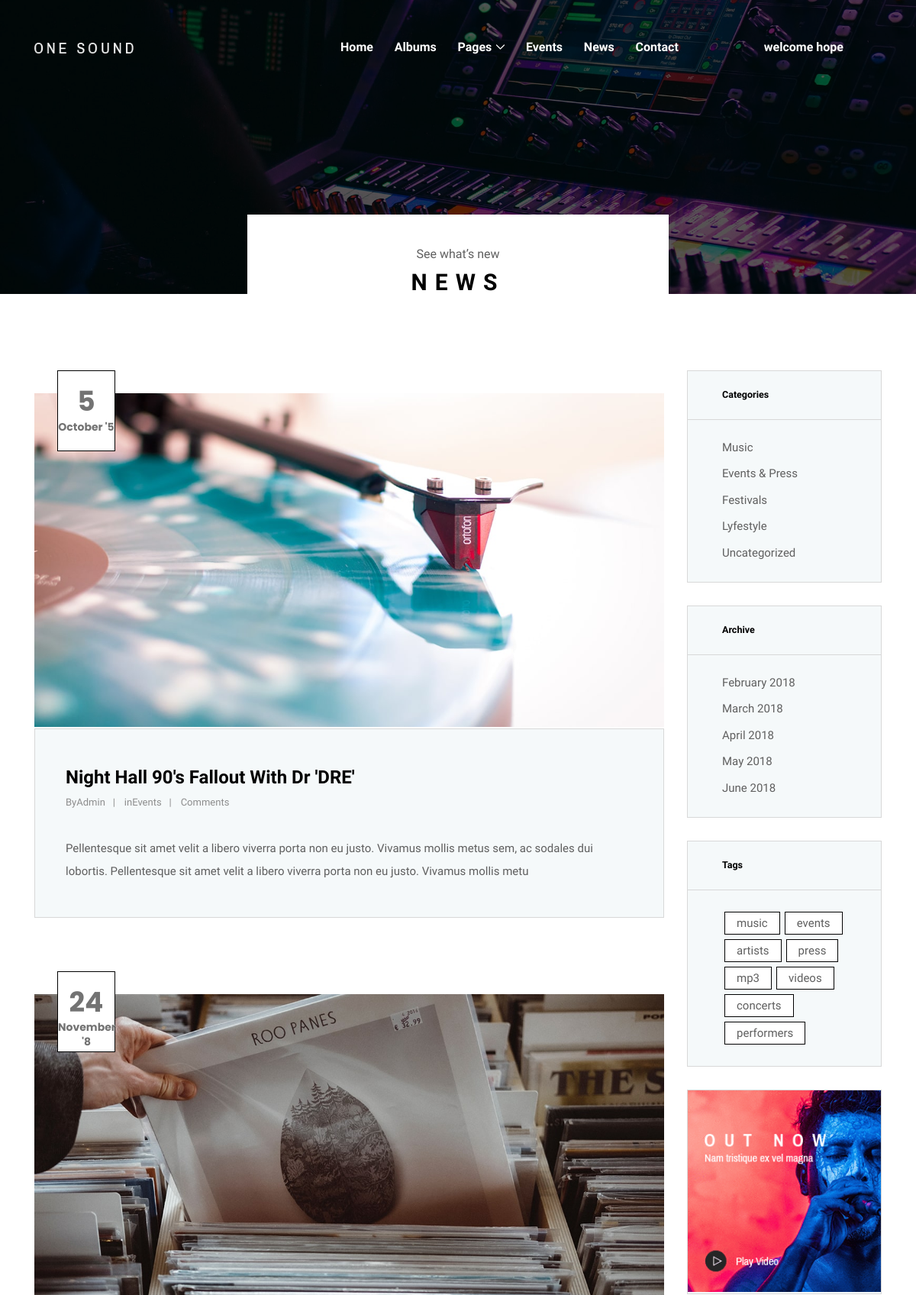
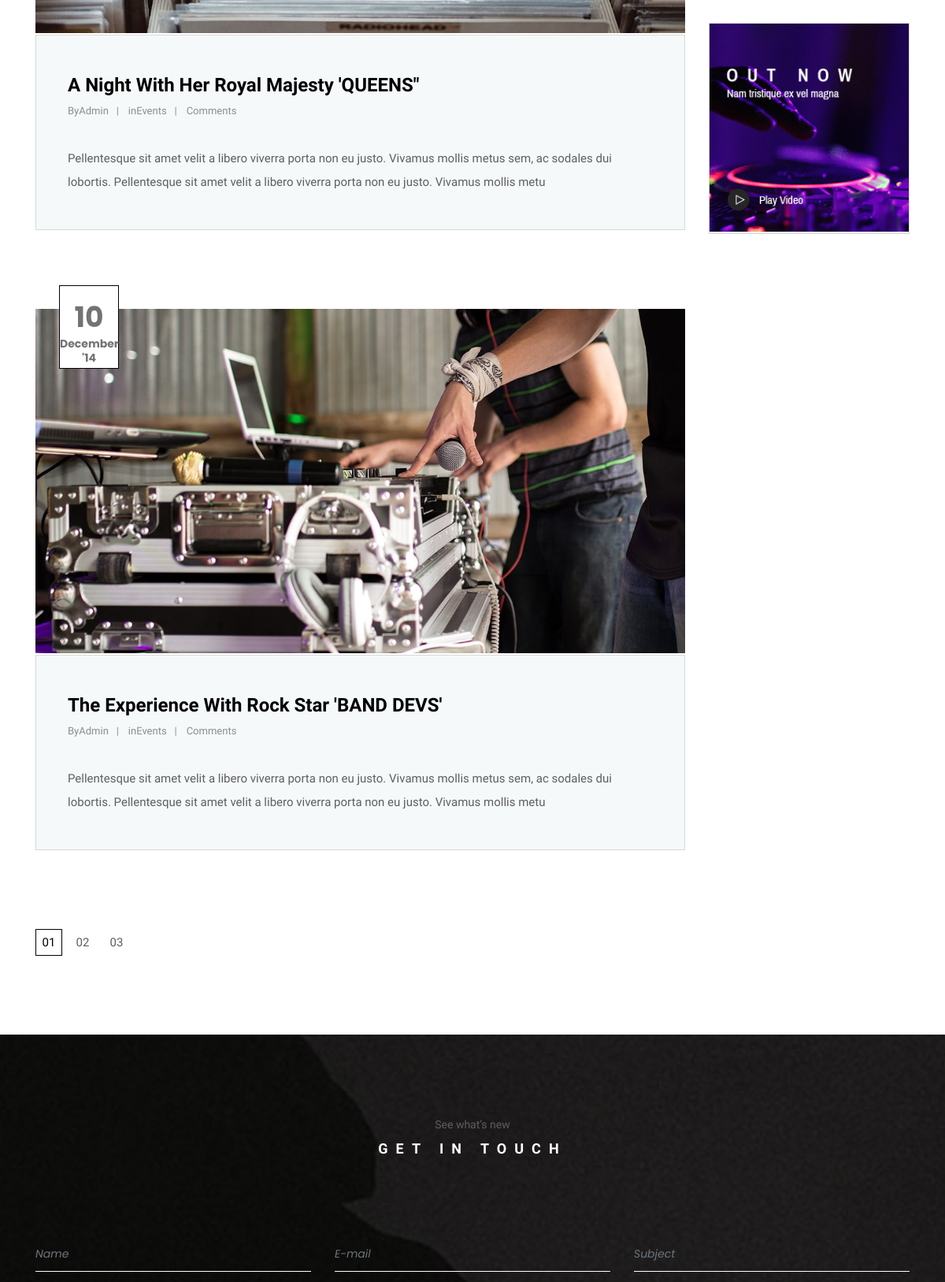
Page /news/ (signed in, upper part) on the committed database (2 pictures, top to bottom).
### music_app/models.py (models this page shows, shortened)
class News(models.Model):
    name = models.CharField(max_length=200, null=True, blank=True)
    image = models.ImageField(upload_to='pics/')
    description = models.TextField(max_length=200, blank=True, null=True)
    day = models.IntegerField(max_length=31, blank=True, null=True)
    month = models.CharField(max_length=200, null=True, blank=True)

### music_app/views.py (the view)
# urls.py: path('news/', views.news, name='news'),
@login_required(login_url='login')
def news(request):
    project = News.objects.all()
    content = {'project': project}
    return render(request, 'projects/blog.html', content)

### music_app/templates/projects/blog.html (shortened to what this page needs)
<!DOCTYPE html>
<html lang="en">
{% extends 'main.html' %}
{% load static %}
{% block content %}
<body>
    <section class="breadcumb-area bg-img bg-overlay" style="background-image: url({% static 'images/bg-img/breadcumb3.jpg' %});">
        <div class="bradcumbContent">
            <p>See what’s new</p>
            <h2>News</h2>
        </div>
    </section>
    <div class="blog-area section-padding-100">
        <div class="container">
            <div class="row">
                <div class="col-12 col-lg-9">
                    {% for projects in project %}
                    <div class="single-blog-post mb-100 wow fadeInUp" data-wow-delay="100ms">
                        <div class="blog-post-thumb mt-30">
                            <a href="#"><img src="{{projects.image.url}}" alt=""></a>
                            <div class="post-date">
                                <span>{{projects.day}}</span>
                                <span>{{projects.month}}</span>
                            </div>
                        </div>
                        <div class="blog-content">
                            <a href="{% url 'event' %}" class="post-title">{{projects.name}}</a>
                            <div class="post-meta d-flex mb-30">
                                <p class="post-author">By<a href="#"> Admin</a></p>
                                <p class="tags">in<a href="{% url 'event' %}"> Events</a></p>
                                <p class="tags"><a href="{% url 'home' %}">Comments</a></p>
                            </div>
                            <p>{{projects.description}}</p>
                        </div>
                    </div>
                    {% endfor %}
                    <div class="oneMusic-pagination-area wow fadeInUp" data-wow-delay="300ms">
                        <nav>
                            <ul class="pagination">
                                <li class="page-item active"><a class="page-link" href="#">01</a></li>
                                <li class="page-item"><a class="page-link" href="#">02</a></li>
                                <li class="page-item"><a class="page-link" href="#">03</a></li>
                            </ul>
                        </nav>
                    </div>
                </div>
                <div class="col-12 col-lg-3">
                    <div class="blog-sidebar-area">
                        <div class="single-widget-area mb-30">
                            <div class="widget-title">
                                <h5>Categories</h5>
                            </div>
                            <div class="widget-content">
                                <ul>
                                    <li><a href="#">Music</a></li>
                                    <li><a href="#">Events &amp; Press</a></li>
                                    <li><a href="#">Festivals</a></li>
                                    <li><a href="#">Lyfestyle</a></li>
                                    <li><a href="#">Uncategorized</a></li>
                                </ul>
                            </div>
                        </div>
                        <div class="single-widget-area mb-30">
                            <div class="widget-title">
                                <h5>Archive</h5>
                            </div>
                            <div class="widget-content">
                                <ul>
                                    <li><a href="#">February 2018</a></li>
                                    <li><a href="#">March 2018</a></li>
                                    <li><a href="#">April 2018</a></li>
                                    <li><a href="#">May 2018</a></li>
                                    <li><a href="#">June 2018</a></li>
                                </ul>
                            </div>
                        </div>
                        <div class="single-widget-area mb-30">
                            <div class="widget-title">
                                <h5>Tags</h5>
                            </div>
                            <div class="widget-content">
                                <ul class="tags">
                                    <li><a href="#">music</a></li>
                                    <li><a href="#">events</a></li>
                                    <li><a href="#">artists</a></li>
                                    <li><a href="#">press</a></li>
                                    <li><a href="#">mp3</a></li>
                                    <li><a href="#">videos</a></li>
                                    <li><a href="#">concerts</a></li>
                                    <li><a href="#">performers</a></li>
                                </ul>
                            </div>
                        </div>
                        <div class="single-widget-area mb-30">
                            <a href="#"><img src="{% static 'images/bg-img/add.gif' %}" alt=""></a>
                        </div>
                        <div class="single-widget-area mb-30">
                            <a href="#"><img src="{% static 'images/bg-img/add2.gif' %}" alt=""></a>
                        </div>
                    </div>
                </div>
            </div>
        </div>
    </div>
    <section class="contact-area section-padding-100 bg-img bg-overlay bg-fixed has-bg-img" style="background-image: url({% static 'images/bg-img/bg-2.jpg' %});">
        <div class="container">
            <div class="row">
                <div class="col-12">
                    <div class="section-heading white">
                        <p>See what’s new</p>
                        <h2>Get In Touch</h2>
                    </div>
                </div>
            </div>
            <div class="row">
                <div class="col-12">
                    <div class="contact-form-area">
                        <form action="#" method="post">
                            <div class="row">
                                <div class="col-lg-4">
                                    <div class="form-group">
                                        <input type="text" class="form-control" id="name" placeholder="Name">
                                    </div>
                                </div>
                                <div class="col-lg-4">
                                    <div class="form-group">
                                        <input type="email" class="form-control" id="email" placeholder="E-mail">
                                    </div>
                                </div>
                                <div class="col-lg-4">
                                    <div class="form-group">
                                        <input type="text" class="form-control" id="subject" placeholder="Subject">
                                    </div>
                                </div>
                            </div>
                        </form>
                    </div>
                </div>
            </div>
        </div>
    </section>
{% include 'footer.html' %}
{% endblock content %}

### templates/navbar.html (shortened to what this page needs)
<!DOCTYPE html>
<html lang="en">
{% load static %}
<head>
</head>
<body>
    <header class="header-area">
        <div class="oneMusic-main-menu">
            <div class="classy-nav-container breakpoint-off">
                <div class="container">
                    <nav class="classy-navbar justify-content-between" id="oneMusicNav">
                        <a href="{% url 'home' %}" class="nav-brand"><img src="{% static 'images/core-img/logo.png' %}" alt=""></a>
                        <div class="classy-menu">
                            <div class="classynav">
                                <ul>
                                    <li><a href="{% url 'home' %}">Home</a></li>
                                    {% if request.user.is_authenticated %}
                                    <li><a href="{% url 'album' %}">Albums</a></li>
                                    {% endif %}
                                    {% if request.user.is_authenticated %}
                                    <li><a href="#">Pages</a>
                                    </li>
                                    {% endif %}
                                    {% if request.user.is_authenticated %}
                                    <li><a href="{% url 'event' %}">Events</a></li>
                                    {% endif %}
                                    <li><a href="{% url 'news' %}">News</a></li>
                                    <li><a href="{% url 'contact' %}">Contact</a></li>
                                </ul>
                                <div class="login-register-cart-button d-flex align-items-center">
                                    {% if request.user.is_authenticated %}
                                    <div class="login-register-btn mr-50">
                                        <a href="#" id="loginBtn">welcome {{user.username | lower}}</a>
                                    </div>
                                    {% else %}
                                     <div class="login-register-btn mr-50">
                                        <a href="{% url 'login' %}" id="loginBtn">Login / Register</a>
                                    </div>
                                    {% endif %}
                                </div>
                            </div>
                        </div>
                    </nav>
                </div>
            </div>
        </div>
    </header>
</body>
</html>

### static/uikit/styles/modules/_variables.css (style rules this page uses)
:root { --color-main: #5aa5b9; --color-main-light: #e6faff; --color-sub: #3f4156; --color-sub-light: #51546e; --color-sub-lighter: #ededfd; --color-text: #737373; --color-gray: #8b8b8b; --color-light: #e5e7eb; --color-light-gray: #767676; --color-bg: #f8fafd; --color-white: #fffefd; --color-white-light: #f3f3f3; --color-success: #359e64; --color-success-bg: #def8e8; --color-error: #fc4b0b; --color-error-bg: #fff2ee; --font-base: 'Poppins', arial, helvetica, 'Segoe UI', roboto, ubuntu, sans-serif; --font-monospace: 'Fira Code', 'Courier New', courier, monospace; --font-regular: 300; --font-medium: 500; --font-bold: 700; --generic-shadow: 1px 1px 5px #00000010; --generic-transition: all 0.3s ease-in-out; }

### static/uikit/styles/modules/_base.css (style rules this page uses)
* { margin: 0; padding: 0; box-sizing: border-box; text-rendering: optimizeLegibility; color: inherit; font-size: inherit; }
html { font-size: 50%; }
@media only screen and (min-width: 480px) { html { font-size: 56.25%; } }
@media only screen and (min-width: 1200px) { html { font-size: 62.5%; } }
body { line-height: 1.6; font-weight: 400; font-size: 1.5rem; color: var(--color-text); background-color: var(--color-bg); min-height: 100vh; }

### static/uikit/styles/modules/_typography.css (style rules this page uses)
* { font-family: var(--font-base); }
h2 { font-size: 3.6rem; font-weight: var(--font-bold); }
h5 { font-size: 2.4rem; font-weight: var(--font-medium); }
h5, h6 { font-weight: var(--font-regular); }
p, span, strong { font-size: 1.6rem; color: var(--color-text); font-weight: var(--font-regular); }
a { padding-bottom: 2px; text-decoration: none; display: inline-block; color: var(--color-main); font-weight: var(--font-medium); }

### static/uikit/styles/modules/_utilities.css (style rules this page uses)
.container { width: 92%; max-width: 165rem; margin: 0 auto; box-sizing: border-box; }
@media screen and (min-width: 1000px) { .container { width: 90%; } }
@media screen and (min-width: 1200px) { .container { width: 80%; } }

### static/css/classy-nav.css (style rules this page uses)
* { margin: 0; padding: 0; }
body { font-family: "Roboto", sans-serif; }
ul, ol { margin: 0; }
ul li, ol li { list-style: none; }
img { height: auto; max-width: 100%; }
.bg-img { background-position: center center; background-size: cover; background-repeat: no-repeat; }
.classy-nav-container { position: relative; z-index: 100; background-color: #ffffff; }
.classy-nav-container * { box-sizing: border-box; }
.classy-nav-container a { -webkit-transition-duration: 500ms; transition-duration: 500ms; text-decoration: none; outline: none; font-size: 14px; font-weight: 400; color: #232323; display: inline-block; }
.justify-content-between { -webkit-box-pack: justify; -ms-flex-pack: justify; justify-content: space-between; }
.classy-navbar { width: 100%; height: 70px; padding: 0.5em 2em; display: -webkit-box; display: -ms-flexbox; display: flex; -webkit-box-align: center; -ms-flex-align: center; -ms-grid-row-align: center; align-items: center; }
.classy-navbar .nav-brand { font-size: 26px; font-weight: 500; color: #565656; display: inline-block; margin-right: 30px; }
.classynav ul li { display: inline-block; clear: both; position: inherit; z-index: 10; }
.classynav ul li.cn-dropdown-item { position: relative; z-index: 10; }
.classynav ul li a { padding: 0 12px; display: block; height: 35px; font-size: 14px; line-height: 34px; }
.classynav ul li.megamenu-item > a:after, .classynav ul li.has-down > a:after { font-family: 'classyfonts'; content: "\e900"; font-size: 12px; color: #000000; padding-left: 5px; -webkit-transition-duration: 500ms; transition-duration: 500ms; }
.breakpoint-off .classynav { display: -webkit-box; display: -ms-flexbox; display: flex; -webkit-box-align: center; -ms-flex-align: center; -ms-grid-row-align: center; align-items: center; }

### rows in the picture
News: image (picture), day "5", month "October '5", name "Night Hall 90's Fallout With Dr 'DRE'", description "Pellentesque sit amet velit a libero viverra porta non eu justo. Vivamus mollis metus sem, ac sodales dui lobortis. Pellentesque sit amet velit a libero viverra porta non eu justo. Vivamus mollis metu"
News: image (picture), day "24", month "November '8", name "A Night With Her Royal Majesty 'QUEENS\"", description "Pellentesque sit amet velit a libero viverra porta non eu justo. Vivamus mollis metus sem, ac sodales dui lobortis. Pellentesque sit amet velit a libero viverra porta non eu justo. Vivamus mollis metu"
News: image (picture), day "10", month "December '14", name "The Experience With Rock Star 'BAND DEVS'", description "Pellentesque sit amet velit a libero viverra porta non eu justo. Vivamus mollis metus sem, ac sodales dui lobortis. Pellentesque sit amet velit a libero viverra porta non eu justo. Vivamus mollis metu"

### other values in the picture
{{ user.username | lower }} "hope"
